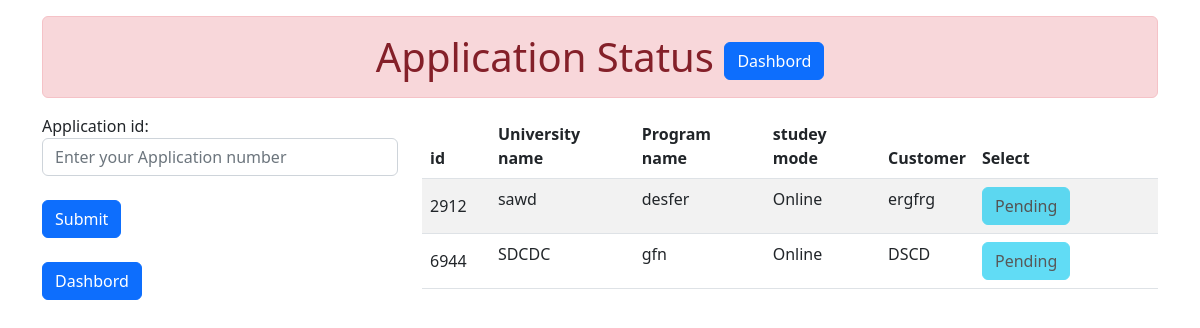
Screenshot of /trackapplication/ (signed in) with the database file from the repository.
### student/models.py (models this page shows)
class application_model(models.Model):
    application_id=models.CharField(max_length=20)
    university_name=models.CharField(max_length=20)
    program_name=models.CharField(max_length=20)
    study_mode=models.CharField(max_length=20)
    customer=models.CharField(max_length=20)
    email=models.EmailField(null=True)
    status=models.CharField(max_length=20,null=True)

### student/views.py (the view)
# urls.py: path('trackapplication/',views.track_appliction,name="trackapplication_student"),
def track_appliction(request):
    a=application_model.objects.filter(email=request.user)
    data={
        'form':application_id_student,
        'info':a,
    }
    if request.method == "POST":
        fm=application_id_student()
        if fm.is_valid:
            id=request.POST.get('id')
            print(id)
            if application_model.objects.filter(application_id=id):
                b=application_model.objects.get(application_id=id)
                print( "dedeef",b.status)
                data={'key':b.status}
                if b.status == '':
                    messages.error(request,'Your application stiil pending')
                    return redirect('trackapplication_student')
                elif b.status == 'Disapproved':
                    messages.error(request,'Your application has been Disapproved')
                    return redirect('trackapplication_student')
                elif b.status == 'Approved':
                    messages.success(request,'Your application has been Approved')
                    return redirect('trackapplication_student')
            else:
                messages.error(request,'Enter a valid application id')
        else:
            pass
    else:
        fm=application_id_student()
    return render(request,'track_appliction.html',data)

### student/models.py (called while the page is built)
    def __str__(self):
        return self.email

### templates/track_appliction.html (shortened to what this page needs)
<!doctype html>
<html lang="en">
  <head>
    <link href="https://cdn.jsdelivr.net/npm/bootstrap@5.2.0/dist/css/bootstrap.min.css" rel="stylesheet">
  </head>
  <body>
    <div class="container mt-3">
    <h1 class="text-center alert alert-danger">Application Status <a href="{% url 'studentdashbord' %}"><button type="submit" align="right" class="btn btn-primary">Dashbord</button></a></h1>
    <div class="row">
    <div class="col-sm-4">
      <form method="POST" style="width:100%" >
        {{form}}
        <br>
      <button class="btn btn-primary" type="submit" >Submit</button>
    </form>
    <br>
    <a href="{% url 'studentdashbord' %}"><button type="submit" class="btn btn-primary">Dashbord</button></a>
    </div>
    <div class="col-sm-8">
    <table class="table table-striped" style="width:100%" >
      <thead>
        <tr>
          <th scope="col">id</th>
          <th scope="col">University name</th>
          <th scope="col">Program name</th>
          <th scope="col">studey mode</th>
          <th scope="col">Customer</th>
          <th scope="col">Select</th>
        </tr>
      </thead>
  <tbody id="tbody">
    {% for student in info %}
    <form method="POST" id="form2" >
      <tr>
        <from>
        <td><input type="text" align="center" size="1%" class="form-control-plaintext" id=""  name="main_id" value="{{student.application_id}}" readonly >
        <td>{{ student.university_name }}</td>
        <td>{{ student.program_name }}</td>
        <td>{{ student.study_mode}}</td>
        <td>{{ student.customer }}</td>
        <td style="width:25%" id="td11" >
          {% if student.status == 'Approved' %}
              <button type="submit" disabled="disabled" id="main1" class="btn btn-success"  >Approve</button>
          {% elif student.status == 'Disapproved' %}
            <button type="submit"  disabled="disabled"  id="id2" class="btn btn-danger"  >Disapprove</button>
          {% else%}
          <button type="submit"  disabled="disabled"  id="id2" class="btn btn-info"  >Pending</button>
          {% endif  %}
        </td>
      </form>
      {% endfor %}
    </tbody>
    </table>
  </div>
</div>
  </body>
</html>

### rows the page displays
application_model: main_id "2912", university_name "sawd", program_name "desfer", study_mode "Online", customer "ergfrg", status "Pending"
application_model: main_id "6944", university_name "SDCDC", program_name "gfn", study_mode "Online", customer "DSCD", status "Pending"
